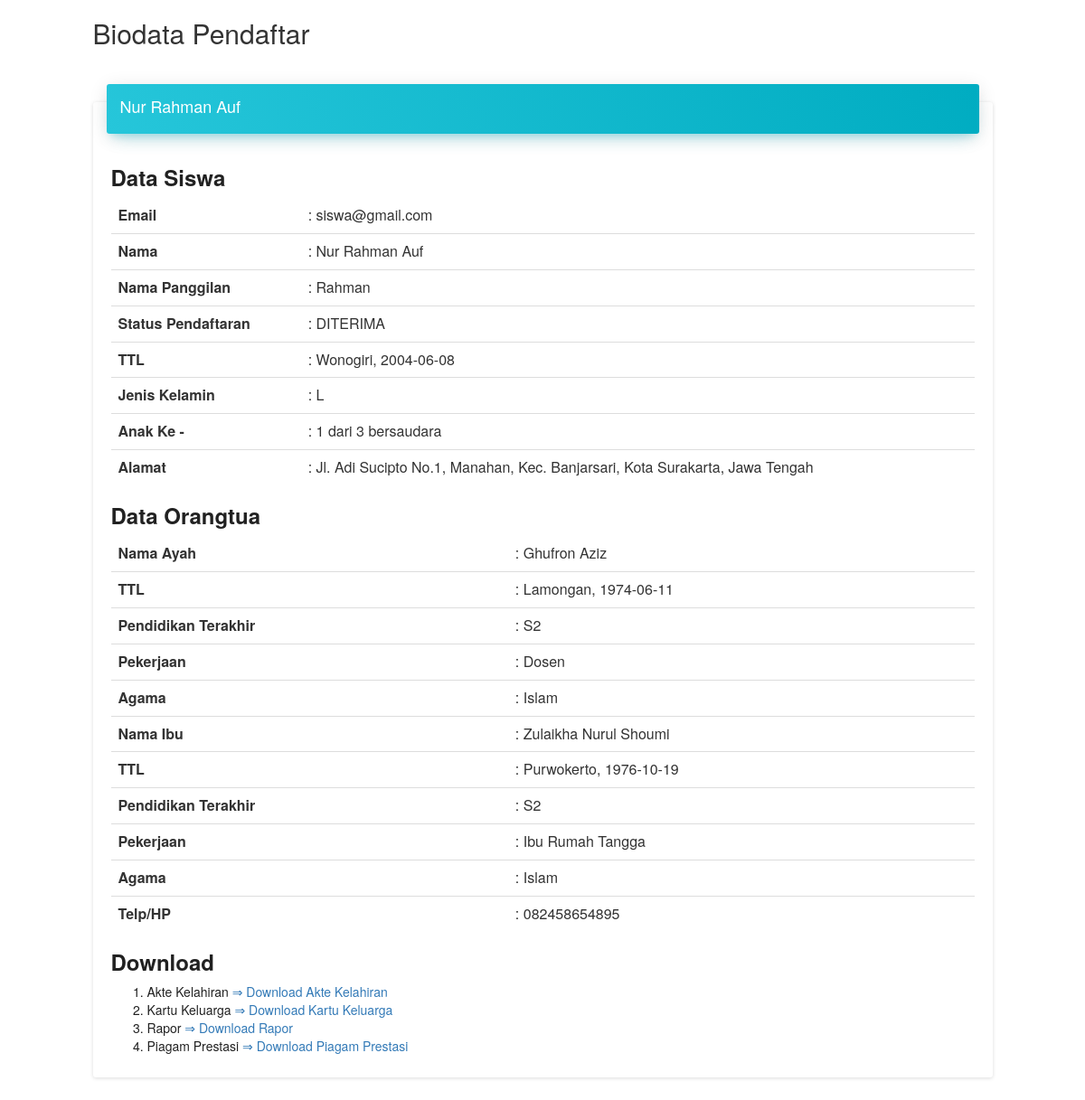
Screenshot of /dashboard admin/include/detail_pendaftaran.php?id_user=31 (signed in) with the database file from the repository.
### tables this page shows
CREATE TABLE `detail_pendaftaran` (
  `Id` int(11) NOT NULL,
  `id_user` int(11) DEFAULT NULL,
  `id_admin` int(11) DEFAULT NULL,
  `tanggal_daftar` date DEFAULT NULL,
  `status_pendaftaran` varchar(15) DEFAULT NULL
);

CREATE TABLE `pendaftaran` (
  `Id` int(11) NOT NULL,
  `nama` varchar(100) DEFAULT NULL,
  `nama_panggilan` varchar(50) DEFAULT NULL,
  `tempat_lahir` varchar(50) DEFAULT NULL,
  `tanggal_lahir` date DEFAULT NULL,
  `jenis_kelamin` char(1) DEFAULT NULL,
  `anak_ke` int(11) DEFAULT NULL,
  `jumlah_saudara` int(11) DEFAULT NULL,
  `alamat` varchar(225) DEFAULT NULL,
  `nama_ayah` varchar(255) DEFAULT NULL,
  `tempat_lahir_ayah` varchar(255) DEFAULT NULL,
  `tanggal_lahir_ayah` date DEFAULT NULL,
  `pendidikan_terakhir_ayah` varchar(50) DEFAULT NULL,
  `pekerjaan_ayah` varchar(255) DEFAULT NULL,
  `agama_ayah` varchar(255) DEFAULT NULL,
  `nama_ibu` varchar(255) DEFAULT NULL,
  `tempat_lahir_ibu` varchar(255) DEFAULT NULL,
  `tanggal_lahir_ibu` date DEFAULT NULL,
  `pendidikan_terakhir_ibu` varchar(255) DEFAULT NULL,
  `pekerjaan_ibu` varchar(255) DEFAULT NULL,
  `agama_ibu` varchar(255) DEFAULT NULL,
  `telp` varchar(255) DEFAULT NULL,
  `upload_akte` varchar(255) DEFAULT NULL,
  `upload_kartu_keluarga` varchar(255) DEFAULT NULL,
  `upload_rapor` varchar(225) DEFAULT NULL,
  `upload_piagam_prestasi` varchar(225) DEFAULT NULL
);

CREATE TABLE `akun` (
  `Id` int(11) NOT NULL,
  `email` varchar(255) DEFAULT NULL,
  `password` varchar(255) DEFAULT NULL,
  `nama_admin` varchar(255) DEFAULT NULL,
  `role_user` varchar(255) DEFAULT NULL,
  `id_user` int(255) DEFAULT NULL
);

### dashboard admin/include/detail_pendaftaran.php (the view, shortened to what this page needs)
<?php
    if(isset($_GET['id_user'])){
        $id_user = $_GET['id_user'];
    }
    $db_name 	= "psb";
    $host		= "localhost";
    $username	= "root";
    $password	= "";
    $conn 		= mysqli_connect($host,$username,$password,$db_name) or die("Database connection error!");
    $query = mysqli_query($conn, "SELECT * FROM detail_pendaftaran AS dp JOIN pendaftaran AS p ON dp.id_user = p.id
                          JOIN akun AS a ON a.id_user = p.id
                          WHERE dp.id_user = $id_user ");
    $rows = mysqli_fetch_array($query);
?>
<link rel="stylesheet" href="style.css">
<link rel="stylesheet" href="style2.css">
<link rel="stylesheet" href="style3.css">
<div class="row" >
    <div class="col-sm-12 col-md-8 col-lg-10 col-lg-offset-1">
        <h2>Biodata Pendaftar</h2>
        <div class="card" style="margin-top: 50px">
            <div class="card-header" data-background-color="blue">
                <h4 class="title"><?php echo $rows['nama']; ?></h4>
            </div>
            <div class="card-content">
                <h3 style="overflow: hidden;"><b>Data Siswa</b></h3>
				<table class="table table-hover">
				    <tbody>
                        <tr>
                            <td><b>Email</b></td>
                            <td>: <?php echo $rows['email']; ?> </td>
                        </tr>
                        <tr>
                            <td><b>Nama</b></td>
                            <td>: <?php echo $rows['nama']; ?></td>
                        </tr>
                        <tr>
                            <td><b>Nama Panggilan</b></td>
                            <td>: <?php echo $rows['nama_panggilan'];; ?></td>
                        </tr>
                        <tr>
                            <td><b>Status Pendaftaran</b></td>
                            <td>: <?php echo $rows['status_pendaftaran'];; ?></td>
                        </tr>
                        <tr>
                            <td><b>TTL</b></td>
                            <td>: <?php echo $rows['tempat_lahir'].", ".$rows['tanggal_lahir'];; ?></td>
                        </tr>
                        <tr>
                            <td><b>Jenis Kelamin</b></td>
                            <td>: <?php echo $rows['jenis_kelamin']; ?></td>
                        </tr>
                        <tr>
                            <td><b>Anak Ke -</b></td>
                            <td>: <?php echo $rows['anak_ke']." dari ".$rows['jumlah_saudara']?> bersaudara</td>
                        </tr>
                        <tr>
                            <td><b>Alamat</b></td>
                            <td>: <?php echo $rows['alamat']; ?></td>
                        </tr>
				    </tbody>
				</table>
                <h3><b>Data Orangtua</b></h3>
                <table class="table table-hover">
				    <tbody>
                        <tr>
                            <td><b>Nama Ayah</b></td>
                            <td>: <?php echo $rows['nama_ayah']; ?></td>
                        </tr>
                        <tr>
                            <td><b>TTL</b></td>
                            <td>: <?php echo $rows['tempat_lahir_ayah'].", ".$rows['tanggal_lahir_ayah']; ?></td>
                        </tr>
                        <tr>
                            <td><b>Pendidikan Terakhir</b></td>
                            <td>: <?php echo $rows['pendidikan_terakhir_ayah'];; ?></td>
                        </tr>
                        <tr>
                            <td><b>Pekerjaan</b></td>
                            <td>: <?php echo $rows['pekerjaan_ayah']; ?></td>
                        </tr>
                        <tr>
                            <td><b>Agama</b></td>
                            <td>: <?php echo $rows['agama_ayah']; ?></td>
                        </tr>
                        <tr>
                            <td><b>Nama Ibu</b></td>
                            <td>: <?php echo $rows['nama_ibu']; ?></td>
                        </tr>
                        <tr>
                            <td><b>TTL</b></td>
                            <td>: <?php echo $rows['tempat_lahir_ibu'].", ".$rows['tanggal_lahir_ibu']; ?></td>
                        </tr>
                        <tr>
                            <td><b>Pendidikan Terakhir</b></td>
                            <td>: <?php echo $rows['pendidikan_terakhir_ibu']; ?></td>
                        </tr>
                        <tr>
                            <td><b>Pekerjaan</b></td>
                            <td>: <?php echo $rows['pekerjaan_ibu']; ?></td>
                        </tr>
                        <tr>
                            <td><b>Agama</b></td>
                            <td>: <?php echo $rows['agama_ibu']; ?></td>
                        </tr>
                        <tr>
                            <td><b>Telp/HP</b></td>
                            <td>: <?php echo $rows['telp']; ?></td>
                        </tr>
				    </tbody>
				</table>
                <h3><b>Download</b></h3>
                <table class="table table-hover">
                    <tbody>
                        <ol>
                            <li>Akte Kelahiran <a href="<?php echo '../include/uploads/'.$rows['upload_akte'];  ?>" title="Download Akte Kelahiran">&rArr; Download Akte Kelahiran</a></li>
                            <li>Kartu Keluarga <a href="<?php echo '../include/uploads/'.$rows['upload_kartu_keluarga'];  ?>" title="Download Akte Kelahiran">&rArr; Download Kartu Keluarga</a></li>
                            <li>Rapor <a href="<?php echo '../include/uploads/'.$rows['upload_rapor'];  ?>" title="Download Akte Kelahiran">&rArr; Download Rapor</a></li>
                            <li>Piagam Prestasi <a href="<?php echo '../include/uploads/'.$rows['upload_piagam_prestasi'];  ?>" title="Download Akte Kelahiran">&rArr; Download Piagam Prestasi</a></li>
                        </ol>
                    </tbody>
                </table>
            </div>
        </div>
    </div>
</div>

### rows the page displays
detail_pendaftaran: id_user.nama "Nur Rahman Auf", akun.email "siswa@gmail.com", id_user.nama_panggilan "Rahman", status_pendaftaran "DITERIMA", id_user.tempat_lahir "Wonogiri", id_user.tanggal_lahir "2004-06-08", id_user.jenis_kelamin "L", id_user.anak_ke "1", id_user.jumlah_saudara "3", id_user.alamat "Jl. Adi Sucipto No.1, Manahan, Kec. Banjarsari, Kota Surakarta, Jawa Tengah", id_user.nama_ayah "Ghufron Aziz", id_user.tempat_lahir_ayah "Lamongan", id_user.tanggal_lahir_ayah "1974-06-11", id_user.pendidikan_terakhir_ayah "S2", id_user.pekerjaan_ayah "Dosen", id_user.agama_ayah "Islam", id_user.nama_ibu "Zulaikha Nurul Shoumi", id_user.tempat_lahir_ibu "Purwokerto", id_user.tanggal_lahir_ibu "1976-10-19", id_user.pendidikan_terakhir_ibu "S2", id_user.pekerjaan_ibu "Ibu Rumah Tangga", id_user.agama_ibu "Islam", id_user.telp "082458654895"
